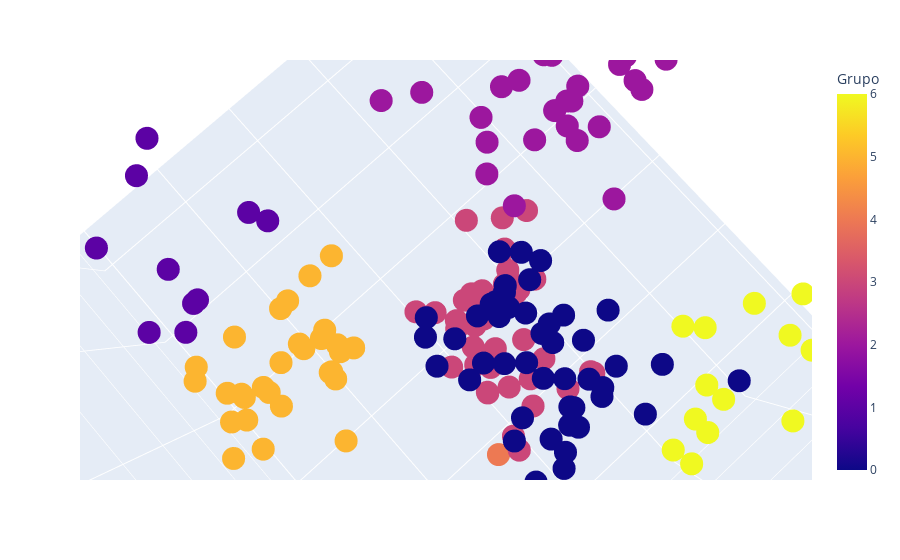

Notebook code cell kept with this figure:
### Code cell
Grafica_3D = px.scatter_3d(
    data,
    x="ingreso_anual",
    y="Puntuacion_gastos(1-100)",
    z="edad",
    color="Grupo",
    symbol_map={0: "circle", 1: "circle", 2: "circle"},  
)


Grafica_3D.show()

### Figure 1 — Plotly figure (JSON) as saved in the notebook; plotly's stock layout.template omitted (floating-point values rounded to 4 significant figures; data arrays with more than 128 entries replaced by an {"elided": "..."} marker saying what was removed)
{"data": [{"hovertemplate": "ingreso_anual=%{x}<br>Puntuacion_gastos(1-100)=%{y}<br>edad=%{z}<br>Grupo=%{marker.color}<extra></extra>", "legendgroup": "", "marker": {"color": {"elided": "200 int values"}, "coloraxis": "coloraxis", "symbol": "circle"}, "mode": "markers", "name": "", "scene": "scene", "showlegend": false, "type": "scatter3d", "x": {"elided": "200 float values"}, "y": {"elided": "200 int values"}, "z": {"elided": "200 int values"}}], "layout": {"autosize": true, "coloraxis": {"colorbar": {"title": {"text": "Grupo"}}, "colorscale": [[0, "#0d0887"], [0.1111, "#46039f"], [0.2222, "#7201a8"], [0.3333, "#9c179e"], [0.4444, "#bd3786"], [0.5556, "#d8576b"], [0.6667, "#ed7953"], [0.7778, "#fb9f3a"], [0.8889, "#fdca26"], [1, "#f0f921"]]}, "legend": {"tracegroupgap": 0}, "margin": {"t": 60}, "scene": {"aspectmode": "auto", "aspectratio": {"x": 1.342, "y": 1.185, "z": 0.6288}, "camera": {"center": {"x": 0, "y": 0, "z": 0}, "eye": {"x": -0.05449, "y": 0.04891, "z": 0.8961}, "projection": {"type": "perspective"}, "up": {"x": 0, "y": 0, "z": 1}}, "domain": {"x": [0, 1], "y": [0, 1]}, "xaxis": {"title": {"text": "ingreso_anual"}, "type": "linear"}, "yaxis": {"title": {"text": "Puntuacion_gastos(1-100)"}, "type": "linear"}, "zaxis": {"title": {"text": "edad"}, "type": "linear"}}}}
